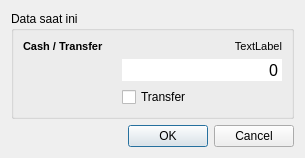
<?xml version="1.0" encoding="UTF-8"?>
<ui version="4.0">
 <class>EditRepaymentDialog</class>
 <widget class="QDialog" name="EditRepaymentDialog">
  <property name="geometry">
   <rect>
    <x>0</x>
    <y>0</y>
    <width>305</width>
    <height>147</height>
   </rect>
  </property>
  <property name="sizePolicy">
   <sizepolicy hsizetype="Fixed" vsizetype="Fixed">
    <horstretch>0</horstretch>
    <verstretch>0</verstretch>
   </sizepolicy>
  </property>
  <property name="windowTitle">
   <string>Ubah data pembayaran</string>
  </property>
  <layout class="QVBoxLayout" name="verticalLayout">
   <item>
    <widget class="QGroupBox" name="groupBox">
     <property name="minimumSize">
      <size>
       <width>261</width>
       <height>0</height>
      </size>
     </property>
     <property name="title">
      <string>Data saat ini</string>
     </property>
     <layout class="QGridLayout" name="gridLayout" columnstretch="0,1">
      <item row="1" column="1">
       <widget class="QSpinBox" name="spinBox">
        <property name="font">
         <font>
          <pointsize>12</pointsize>
         </font>
        </property>
        <property name="frame">
         <bool>false</bool>
        </property>
        <property name="alignment">
         <set>Qt::AlignRight|Qt::AlignTrailing|Qt::AlignVCenter</set>
        </property>
        <property name="buttonSymbols">
         <enum>QAbstractSpinBox::NoButtons</enum>
        </property>
        <property name="showGroupSeparator" stdset="0">
         <bool>true</bool>
        </property>
        <property name="maximum">
         <number>2147483647</number>
        </property>
        <property name="singleStep">
         <number>1000</number>
        </property>
        <property name="stepType">
         <enum>QAbstractSpinBox::AdaptiveDecimalStepType</enum>
        </property>
       </widget>
      </item>
      <item row="0" column="1">
       <widget class="QLabel" name="label_2">
        <property name="font">
         <font>
          <pointsize>8</pointsize>
         </font>
        </property>
        <property name="text">
         <string>TextLabel</string>
        </property>
        <property name="alignment">
         <set>Qt::AlignRight|Qt::AlignTrailing|Qt::AlignVCenter</set>
        </property>
       </widget>
      </item>
      <item row="0" column="0">
       <widget class="QLabel" name="label">
        <property name="minimumSize">
         <size>
          <width>93</width>
          <height>0</height>
         </size>
        </property>
        <property name="font">
         <font>
          <pointsize>8</pointsize>
          <weight>75</weight>
          <bold>true</bold>
         </font>
        </property>
        <property name="text">
         <string>Cash / Transfer</string>
        </property>
       </widget>
      </item>
      <item row="2" column="1">
       <widget class="QCheckBox" name="checkBox">
        <property name="text">
         <string>Transfer</string>
        </property>
       </widget>
      </item>
     </layout>
    </widget>
   </item>
   <item>
    <widget class="QDialogButtonBox" name="buttonBox">
     <property name="orientation">
      <enum>Qt::Horizontal</enum>
     </property>
     <property name="standardButtons">
      <set>QDialogButtonBox::Cancel|QDialogButtonBox::Ok</set>
     </property>
    </widget>
   </item>
  </layout>
 </widget>
 <resources/>
 <connections>
  <connection>
   <sender>buttonBox</sender>
   <signal>rejected()</signal>
   <receiver>EditRepaymentDialog</receiver>
   <slot>reject()</slot>
   <hints>
    <hint type="sourcelabel">
     <x>316</x>
     <y>260</y>
    </hint>
    <hint type="destinationlabel">
     <x>286</x>
     <y>274</y>
    </hint>
   </hints>
  </connection>
 </connections>
</ui>
